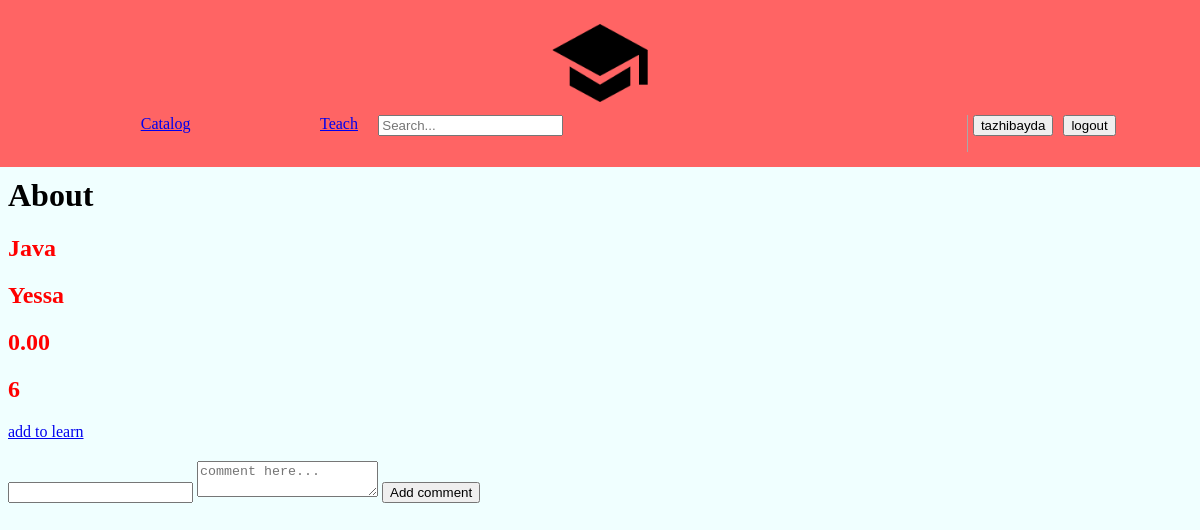
Screenshot of /6 (signed in) with the database file from the repository.
### main/models.py (models this page shows, shortened)
class Course(models.Model):
    coursename = models.CharField(max_length=256, null=False)
    teacher = models.CharField(max_length=32, null=False)
    price = models.DecimalField(max_digits=8, decimal_places=2)
    added = models.ManyToManyField(User, default=None)
    liked = models.BooleanField(False)

### main/views.py (the view)
# urls.py: path('<int:courseid>' , views.openC),
def openC(request,courseid):
    len = Course.objects.all().last().id
    if(courseid > len or courseid<1):
        return HttpResponse("ERROR")
    else:
        c = Course.objects.all().get(pk=courseid)
        name = c.coursename
        teacher = c.teacher
        price = c.price
        comment = Comment.objects.filter(
            Q(course_id=c.pk)
        )
        if comment.__len__() == 0:
            return render(request,'main/About.html',{
                'request':request,
                'name': name,
                'teacher': teacher,
                'id': price,
                'crsid': courseid,
                'comments': comment,
            })
        else:
            return redirect('addcmnt',courseid=courseid)

### main/templates/main/About.html (shortened to what this page needs)
{% load static %}
{% include 'main/header.html' %}
<html lang="en">
<head>
        <link rel="stylesheet" type="text/css" href="{% static 'main/about.css' %}">
</head>
<body>
<h1>About</h1>
<div class="course">
    <h2>{{ name }}</h2>
    <h2>{{ teacher }}</h2>
    <h2>{{ id }}</h2>
    <h2>{{ crsid }}</h2>
    {% if request.user.is_authenticated %}
        <a href="{% url 'addlearn' course_id=crsid %}">add to learn</a></div>
    {% endif %}
<form method="post" action="{% url 'addcmnt' courseid=crsid%}">
        <div class="comm">
        <input type="text" name="post">
        <textarea placeholder="comment here..." name="com"></textarea>
        <a><button type="submit">Add comment</button></a>
        </div>
    </form>
</body>
</html>

### main/templates/main/header.html (shortened to what this page needs)
{% extends 'main/test.html' %} {% load static %} {% block header %}
<head>
</head>
<body>
    <nav class="nav" style="margin: -1%">
        <span>
        <a  href="/html/"><img class="logo" src=" {% static 'main/logo.png' %} "></a>
    <ol>
        <li><a href="/">Catalog</a></li>
        <li><a href="/teach/">Teach</a></li>
        <form action="{% url 'searching' %}" method="post">
        <li><input type="search" placeholder="Search..." name = 'name'></li>
        </form>
        {% if request.user.is_authenticated %}
            <li class="lgin"> <a id ='' href="/teach/account"><button>{{ request.user.username }}</button></a></li>
            <li class="reg"> <a href="{% url 'logout' %}"><button>logout</button> </a></li>
        {% else %}
            <li class="lgin"> <a href="/teach/login"><button>Log in</button></a></li>
            <li class="reg"> <a href="/teach/test"><button>Sign up</button> </a></li>
        {% endif %}
    </ol>
    </span>
    </nav>
</body>
{% endblock %}

### main/static/main/test.css (style rules this page uses)
body { background-color: azure; }
h2 { color: red; }
ol { list-style: none; margin: 0; padding: 0; display: flex; flex-wrap: wrap; }
li { list-style-type: none; }

### main/static/main/header.css (style rules this page uses)
.logo { width: 104px; }
.nav { padding: 15px; text-align: center; display: block; background-color: #ff6464; }
.reg { margin-left: 10px; }
a { margin-top: 10px; }
li { margin-top: 0; margin-left: 11%; }
.lgin { margin-left: 5px; }

### rows the page displays
Course: coursename "Java", teacher "Yessa", price "0.00"

### other values shown
{{ request.user.username }} "tazhibayda"
{{ crsid }} "6"
